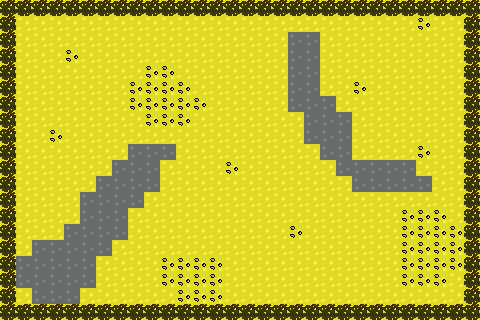

A 2D game scene composited from a Tiled map and its tileset images. What follows is a short description and the map's XML, with every tile layer's data as written:
An orthogonal 30x20 tile map with 16x16 px tiles, 3 tile layers (Tile Layer 1, Tile Layer 2, Tile Layer 3) and 24 objects.

<map version="1.10" tiledversion="1.10.2" orientation="orthogonal" renderorder="right-down" width="30" height="20" tilewidth="16" tileheight="16" infinite="0" nextlayerid="6" nextobjectid="63">
 <tileset firstgid="1" name="tilesetforFishGameJam" tilewidth="16" tileheight="16" tilecount="90" columns="10">
  <image source="tilesetforFishGameJam.png" width="160" height="144" />
 </tileset>
 <layer id="1" name="Tile Layer 1" width="30" height="20">
  <data encoding="csv">
1,1,1,1,1,1,1,1,1,1,1,1,1,1,1,1,1,1,1,1,1,1,1,1,1,1,1,1,1,1,
1,1,1,1,1,1,1,1,1,1,1,1,1,1,1,1,1,1,1,1,1,1,1,1,1,1,1,1,1,1,
1,1,1,1,1,1,1,1,1,1,1,1,1,1,1,1,1,1,1,1,1,1,1,1,1,1,1,1,1,1,
1,1,1,1,1,1,1,1,1,1,1,1,1,1,1,1,1,1,1,1,1,1,1,1,1,1,1,1,1,1,
1,1,1,1,1,1,1,1,1,1,1,1,1,1,1,1,1,1,1,1,1,1,1,1,1,1,1,1,1,1,
1,1,1,1,1,1,1,1,1,1,1,1,1,1,1,1,1,1,1,1,1,1,1,1,1,1,1,1,1,1,
1,1,1,1,1,1,1,1,1,1,1,1,1,1,1,1,1,1,1,1,1,1,1,1,1,1,1,1,1,1,
1,1,1,1,1,1,1,1,1,1,1,1,1,1,1,1,1,1,1,1,1,1,1,1,1,1,1,1,1,1,
1,1,1,1,1,1,1,1,1,1,1,1,1,1,1,1,1,1,1,1,1,1,1,1,1,1,1,1,1,1,
1,1,1,1,1,1,1,1,1,1,1,1,1,1,1,1,1,1,1,1,1,1,1,1,1,1,1,1,1,1,
1,1,1,1,1,1,1,1,1,1,1,1,1,1,1,1,1,1,1,1,1,1,1,1,1,1,1,1,1,1,
1,1,1,1,1,1,1,1,1,1,1,1,1,1,1,1,1,1,1,1,1,1,1,1,1,1,1,1,1,1,
1,1,1,1,1,1,1,1,1,1,1,1,1,1,1,1,1,1,1,1,1,1,1,1,1,1,1,1,1,1,
1,1,1,1,1,1,1,1,1,1,1,1,1,1,1,1,1,1,1,1,1,1,1,1,1,1,1,1,1,1,
1,1,1,1,1,1,1,1,1,1,1,1,1,1,1,1,1,1,1,1,1,1,1,1,1,1,1,1,1,1,
1,1,1,1,1,1,1,1,1,1,1,1,1,1,1,1,1,1,1,1,1,1,1,1,1,1,1,1,1,1,
1,1,1,1,1,1,1,1,1,1,1,1,1,1,1,1,1,1,1,1,1,1,1,1,1,1,1,1,1,1,
1,1,1,1,1,1,1,1,1,1,1,1,1,1,1,1,1,1,1,1,1,1,1,1,1,1,1,1,1,1,
1,1,1,1,1,1,1,1,1,1,1,1,1,1,1,1,1,1,1,1,1,1,1,1,1,1,1,1,1,1,
1,1,1,1,1,1,1,1,1,1,1,1,1,1,1,1,1,1,1,1,1,1,1,1,1,1,1,1,1,1
</data>
 </layer>
 <layer id="2" name="Tile Layer 2" width="30" height="20">
  <data encoding="csv">
0,0,0,0,0,0,0,0,0,0,0,0,0,0,0,0,0,0,0,0,0,0,0,0,0,0,0,0,0,0,
0,0,0,0,0,0,0,0,0,0,0,0,0,0,0,0,0,0,0,0,0,0,0,0,0,0,2,0,0,0,
0,0,0,0,0,0,0,0,0,0,0,0,0,0,0,0,0,0,4,4,0,0,0,0,0,0,0,0,0,0,
0,0,0,0,2,0,0,0,0,0,0,0,0,0,0,0,0,0,4,4,0,0,0,0,0,0,0,0,0,0,
0,0,0,0,0,0,0,0,0,2,2,0,0,0,0,0,0,0,4,4,0,0,0,0,0,0,0,0,0,0,
0,0,0,0,0,0,0,0,2,2,2,2,0,0,0,0,0,0,4,4,0,0,2,0,0,0,0,0,0,0,
0,0,0,0,0,0,0,0,2,2,2,2,2,0,0,0,0,0,4,4,4,0,0,0,0,0,0,0,0,0,
0,0,0,0,0,0,0,0,0,2,2,2,0,0,0,0,0,0,0,4,4,4,0,0,0,0,0,0,0,0,
0,0,0,2,0,0,0,0,0,0,0,0,0,0,0,0,0,0,0,4,4,4,0,0,0,0,0,0,0,0,
0,0,0,0,0,0,0,0,4,4,4,0,0,0,0,0,0,0,0,0,4,4,0,0,0,0,2,0,0,0,
0,0,0,0,0,0,0,4,4,4,0,0,0,0,2,0,0,0,0,0,0,4,4,4,4,4,0,0,0,0,
0,0,0,0,0,0,4,4,4,4,0,0,0,0,0,0,0,0,0,0,0,0,4,4,4,4,4,0,0,0,
0,0,0,0,0,4,4,4,4,0,0,0,0,0,0,0,0,0,0,0,0,0,0,0,0,0,0,0,0,0,
0,0,0,0,0,4,4,4,0,0,0,0,0,0,0,0,0,0,0,0,0,0,0,0,0,2,2,2,0,0,
0,0,0,0,4,4,4,4,0,0,0,0,0,0,0,0,0,0,2,0,0,0,0,0,0,2,2,2,2,0,
0,0,4,4,4,4,4,0,0,0,0,0,0,0,0,0,0,0,0,0,0,0,0,0,0,2,2,2,2,0,
0,4,4,4,4,4,0,0,0,0,2,2,2,2,0,0,0,0,0,0,0,0,0,0,0,2,2,2,2,0,
0,4,4,4,4,4,0,0,0,0,2,2,2,2,0,0,0,0,0,0,0,0,0,0,0,2,2,2,0,0,
0,0,4,4,4,0,0,0,0,0,0,2,2,2,0,0,0,0,0,0,0,0,0,0,0,0,0,0,0,0,
0,0,0,0,0,0,0,0,0,0,0,0,0,0,0,0,0,0,0,0,0,0,0,0,0,0,0,0,0,0
</data>
 </layer>
 <layer id="3" name="Tile Layer 3" width="30" height="20" opacity="0.75">
  <data encoding="csv">
3,3,3,3,3,3,3,3,3,3,3,3,3,3,3,3,3,3,3,3,3,3,3,3,3,3,3,3,3,3,
3,0,0,0,0,0,0,0,0,0,0,0,0,0,0,0,0,0,0,0,0,0,0,0,0,0,0,0,0,3,
3,0,0,0,0,0,0,0,0,0,0,0,0,0,0,0,0,0,0,0,0,0,0,0,0,0,0,0,0,3,
3,0,0,0,0,0,0,0,0,0,0,0,0,0,0,0,0,0,0,0,0,0,0,0,0,0,0,0,0,3,
3,0,0,0,0,0,0,0,0,0,0,0,0,0,0,0,0,0,0,0,0,0,0,0,0,0,0,0,0,3,
3,0,0,0,0,0,0,0,0,0,0,0,0,0,0,0,0,0,0,0,0,0,0,0,0,0,0,0,0,3,
3,0,0,0,0,0,0,0,0,0,0,0,0,0,0,0,0,0,0,0,0,0,0,0,0,0,0,0,0,3,
3,0,0,0,0,0,0,0,0,0,0,0,0,0,0,0,0,0,0,0,0,0,0,0,0,0,0,0,0,3,
3,0,0,0,0,0,0,0,0,0,0,0,0,0,0,0,0,0,0,0,0,0,0,0,0,0,0,0,0,3,
3,0,0,0,0,0,0,0,0,0,0,0,0,0,0,0,0,0,0,0,0,0,0,0,0,0,0,0,0,3,
3,0,0,0,0,0,0,0,0,0,0,0,0,0,0,0,0,0,0,0,0,0,0,0,0,0,0,0,0,3,
3,0,0,0,0,0,0,0,0,0,0,0,0,0,0,0,0,0,0,0,0,0,0,0,0,0,0,0,0,3,
3,0,0,0,0,0,0,0,0,0,0,0,0,0,0,0,0,0,0,0,0,0,0,0,0,0,0,0,0,3,
3,0,0,0,0,0,0,0,0,0,0,0,0,0,0,0,0,0,0,0,0,0,0,0,0,0,0,0,0,3,
3,0,0,0,0,0,0,0,0,0,0,0,0,0,0,0,0,0,0,0,0,0,0,0,0,0,0,0,0,3,
3,0,0,0,0,0,0,0,0,0,0,0,0,0,0,0,0,0,0,0,0,0,0,0,0,0,0,0,0,3,
3,0,0,0,0,0,0,0,0,0,0,0,0,0,0,0,0,0,0,0,0,0,0,0,0,0,0,0,0,3,
3,0,0,0,0,0,0,0,0,0,0,0,0,0,0,0,0,0,0,0,0,0,0,0,0,0,0,0,0,3,
3,0,0,0,0,0,0,0,0,0,0,0,0,0,0,0,0,0,0,0,0,0,0,0,0,0,0,0,0,3,
3,3,3,3,3,3,3,3,3,3,3,3,3,3,3,3,3,3,3,3,3,3,3,3,3,3,3,3,3,3
</data>
 </layer>
 <objectgroup id="5" name="Object Layer 1">
  <object id="37" x="0" y="0" width="16" height="320" />
  <object id="38" x="16" y="304" width="384" height="16" />
  <object id="39" x="400" y="304" width="80" height="16" />
  <object id="40" x="464" y="32" width="16" height="272" />
  <object id="41" x="464" y="0" width="16" height="32" />
  <object id="42" x="128" y="0" width="336" height="16" />
  <object id="43" x="16" y="0" width="112" height="16" />
  <object id="44" x="16" y="256" width="80" height="32" />
  <object id="45" x="32" y="288" width="48" height="16" />
  <object id="46" x="32" y="240" width="80" height="16" />
  <object id="47" x="64" y="224" width="64" height="16" />
  <object id="48" x="80" y="208" width="48" height="16" />
  <object id="49" x="80" y="192" width="64" height="16" />
  <object id="50" x="96" y="176" width="64" height="16" />
  <object id="51" x="112" y="160" width="48" height="16" />
  <object id="52" x="128" y="144" width="48" height="16" />
  <object id="53" x="288" y="32" width="32" height="16" />
  <object id="54" x="288" y="48" width="32" height="16" />
  <object id="55" x="288" y="64" width="32" height="48" />
  <object id="56" x="320" y="96" width="16" height="16" />
  <object id="57" x="304" y="112" width="48" height="32" />
  <object id="58" x="320" y="144" width="32" height="16" />
  <object id="59" x="336" y="160" width="80" height="16" />
  <object id="60" x="352" y="176" width="80" height="16" />
 </objectgroup>
</map>